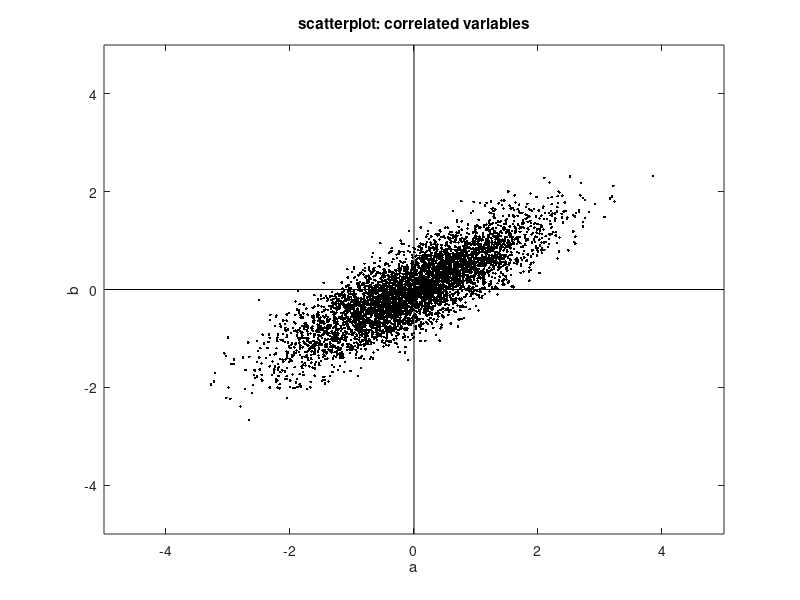

This figure's MATLAB source:
% Scatterplot example
% 2 variables with some correlation
N=5000;
a=normrnd(0,1,1,N); a=a-mean(a);
b=(0.4*normrnd(0,1,1,N))+(0.6*a); b=b-mean(b);

figure(1)
plot(a,b,'k.'); hold on; %scatterplot
plot([-5 5],[0 0],'k');
plot([0 0],[-5 5],'k');
axis([-5  5 -5 5]);
title('scatterplot: correlated variables'); 
xlabel('a'); ylabel('b');

X=[a; b];	%data matrix: 2 rows of N values
%print covariance matrix
Sx=cov(X') %covariance matrix
